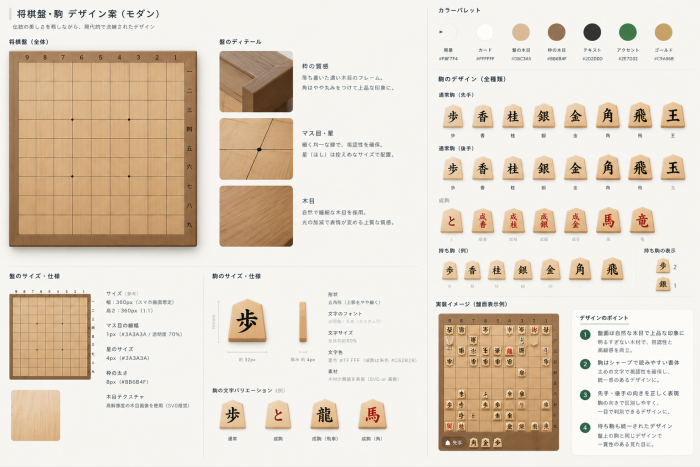
#> input picture docs/design/stage15-sheet.png, 1400 x 934 px, found by its file name (shown at 1/2 size)
$ python make-board-assets.py
#> lines starting #> are read from the running program, lines starting #| are printed output that depends on the picture
# 使い方: リポジトリのいちばん上で python3 scripts/make-board-assets.py （numpy と Pillow が必要。出力は今いるフォルダ）
# v0.39.1〜：盤の地（board-wood.webp）は scripts/make-board-options.py の「明るい柾目」（C_shinkaya）に差し替えた（持ち主の判断 2026-11-22）。
#   ここで作る Figma の案の盤の地は board-wood-figma.webp として出す（アプリでは使わない）。駒の面は今もここで作る
# v0.40.0〜（段階16）：駒台の地も盤の木目（board-wood.webp）にしたので、ここで作る stand-wood.webp はアプリでは使わない（リポジトリから消した）
# Figma の案（node 15:125）と同じ切り抜き・同じ重ね方で、盤・駒の面・駒台の素材を作る
import glob, numpy as np
from PIL import Image
sheet = Image.open('docs/design/stage15-sheet.png').convert('RGB')
W, H = sheet.size
#> W = 1400; H = 934
def crop(x0, y0, x1, y1, size):
#> called with x0 = 0.318, y0 = 0.402, x1 = 0.414, y1 = 0.523, size = (1122, 1194)
    return sheet.crop((round(x0*W), round(y0*H), round(x1*W), round(y1*H))).resize(size, Image.LANCZOS)
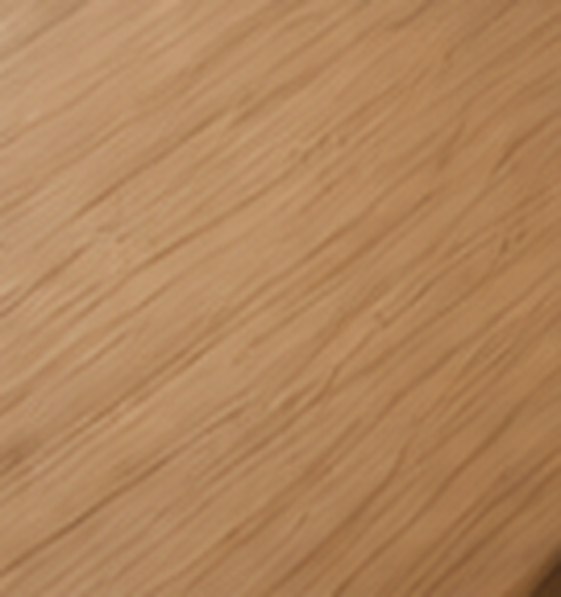
#> returned value: PIL image 1122x1194 RGB (shown at 1/2 size); mean R, G, B 176.6, 133.4, 92.3
A = lambda im: np.asarray(im, float)
# 盤：#DBC3A5 の上に、シートの「木目」の切り抜きを 40% で重ねる（盤 374×398 の 3 倍）
board = crop(0.318, 0.402, 0.414, 0.523, (1122, 1194))
base = np.array([0xdb, 0xc3, 0xa5], float)
out = base * 0.6 + A(board) * 0.4
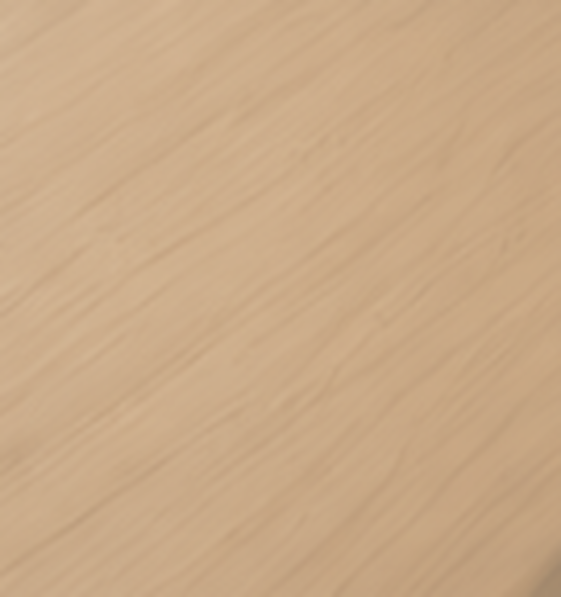
#> out: shape (1194, 1122, 3) float64 (shown at 1/2 size); mean R, G, B 202, 170.3, 135.9
Image.fromarray(out.clip(0,255).astype(np.uint8)).save('board-wood-figma.webp', quality=90)
# 駒の面：シートの木目の見本の切り抜きに、上 rgba(255,250,240,.55) → 下 rgba(255,245,224,.25) を重ねる（駒 34×38 の 4 倍）
face = A(crop(0.026, 0.848, 0.078, 0.93, (136, 152)))
#> call 2 of crop, with x0 = 0.026, y0 = 0.848, x1 = 0.078, y1 = 0.93, size = (136, 152)
#> in crop (call 2), `return sheet.crop((round(x0*W), round(y0*H), round(x1*W), round(y1*H))..`:
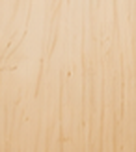
#> returned value: PIL image 136x152 RGB; mean R, G, B 226.5, 195.8, 160
t = np.linspace(0, 1, 152)[:, None, None]
col = np.array([255, 250, 240]) * (1 - t) + np.array([255, 245, 224]) * t
a = 0.55 * (1 - t) + 0.25 * t
out = face * (1 - a) + col * a
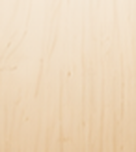
#> out: shape (152, 136, 3) float64; mean of channels 0, 1, 2 237.6, 216, 188.3; drawn as R, G, B
Image.fromarray(out.clip(0,255).astype(np.uint8)).save('piece-face.webp', quality=92)
# 駒台：シートの「枠の質感」の切り抜きに、暗い色 rgb(51,31,13) を 35% で重ねる（駒台 374×30 の 3 倍）
stand = A(crop(0.318, 0.115, 0.414, 0.2, (1122, 90)))
#> call 3 of crop, with x0 = 0.318, y0 = 0.115, x1 = 0.414, y1 = 0.2, size = (1122, 90)
#> in crop (call 3), `return sheet.crop((round(x0*W), round(y0*H), round(x1*W), round(y1*H))..`:
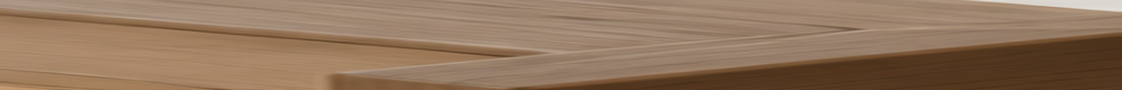
#> returned value: PIL image 1122x90 RGB; mean R, G, B 145.7, 117.6, 93.3
out = stand * 0.65 + np.array([51, 31, 13]) * 0.35
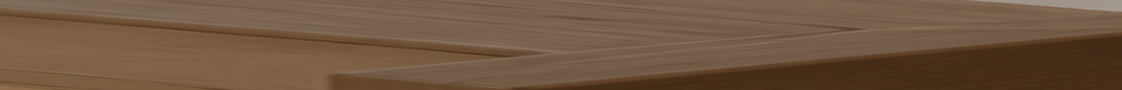
#> out: shape (90, 1122, 3) float64; mean of channels 0, 1, 2 112.6, 87.3, 65.2; drawn as R, G, B
Image.fromarray(out.clip(0,255).astype(np.uint8)).save('stand-wood.webp', quality=90)
import os
for f in ['board-wood-figma.webp','piece-face.webp','stand-wood.webp']:
    im = Image.open(f); print(f, im.size, os.path.getsize(f)//1024, 'KB', '平均 #%02x%02x%02x' % tuple(np.asarray(im).reshape(-1,3).mean(0).astype(int)))
